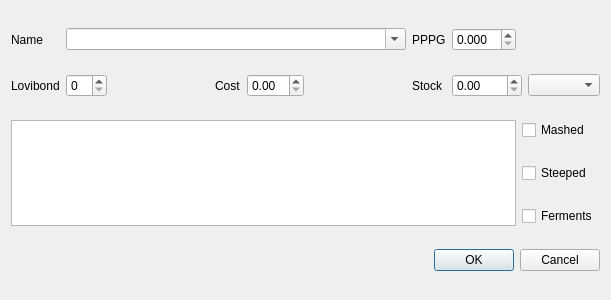
<?xml version="1.0" encoding="UTF-8"?>
<ui version="4.0">
 <class>NewFermentable</class>
 <widget class="QDialog" name="NewFermentable">
  <property name="geometry">
   <rect>
    <x>0</x>
    <y>0</y>
    <width>611</width>
    <height>300</height>
   </rect>
  </property>
  <property name="windowTitle">
   <string>Add/Edit Fermentable</string>
  </property>
  <property name="windowIcon">
   <iconset resource="SB_Images.qrc">
    <normaloff>:/menu/sb2</normaloff>:/menu/sb2</iconset>
  </property>
  <layout class="QGridLayout" name="gridLayout">
   <item row="0" column="0">
    <widget class="QLabel" name="nameLabel">
     <property name="text">
      <string>Name</string>
     </property>
    </widget>
   </item>
   <item row="1" column="2">
    <spacer name="horizontalSpacer_2">
     <property name="orientation">
      <enum>Qt::Horizontal</enum>
     </property>
     <property name="sizeHint" stdset="0">
      <size>
       <width>40</width>
       <height>20</height>
      </size>
     </property>
    </spacer>
   </item>
   <item row="4" column="8" colspan="2">
    <widget class="QCheckBox" name="fermentsCheck">
     <property name="text">
      <string>Ferments</string>
     </property>
    </widget>
   </item>
   <item row="2" column="8" colspan="2">
    <widget class="QCheckBox" name="mashedCheck">
     <property name="text">
      <string>Mashed</string>
     </property>
    </widget>
   </item>
   <item row="1" column="0">
    <widget class="QLabel" name="lovLabel">
     <property name="text">
      <string>Lovibond</string>
     </property>
    </widget>
   </item>
   <item row="5" column="5" colspan="5">
    <widget class="QDialogButtonBox" name="buttonBox">
     <property name="orientation">
      <enum>Qt::Horizontal</enum>
     </property>
     <property name="standardButtons">
      <set>QDialogButtonBox::Cancel|QDialogButtonBox::Ok</set>
     </property>
    </widget>
   </item>
   <item row="1" column="3">
    <widget class="QLabel" name="costLabel">
     <property name="text">
      <string>Cost</string>
     </property>
    </widget>
   </item>
   <item row="2" column="0" rowspan="3" colspan="8">
    <widget class="QPlainTextEdit" name="descriptionText"/>
   </item>
   <item row="3" column="8" colspan="2">
    <widget class="QCheckBox" name="steepedCheck">
     <property name="text">
      <string>Steeped</string>
     </property>
    </widget>
   </item>
   <item row="1" column="4">
    <widget class="QDoubleSpinBox" name="costSpin"/>
   </item>
   <item row="1" column="9">
    <widget class="QComboBox" name="stockUnits"/>
   </item>
   <item row="1" column="5">
    <spacer name="horizontalSpacer">
     <property name="orientation">
      <enum>Qt::Horizontal</enum>
     </property>
     <property name="sizeHint" stdset="0">
      <size>
       <width>40</width>
       <height>20</height>
      </size>
     </property>
    </spacer>
   </item>
   <item row="1" column="6">
    <widget class="QLabel" name="stockLabel">
     <property name="text">
      <string>Stock</string>
     </property>
    </widget>
   </item>
   <item row="1" column="7" colspan="2">
    <widget class="QDoubleSpinBox" name="stockSpin"/>
   </item>
   <item row="1" column="1">
    <widget class="QSpinBox" name="lovSpin"/>
   </item>
   <item row="0" column="7">
    <widget class="QDoubleSpinBox" name="yieldSpin">
     <property name="decimals">
      <number>3</number>
     </property>
    </widget>
   </item>
   <item row="0" column="6">
    <widget class="QLabel" name="yieldLabel">
     <property name="text">
      <string>PPPG</string>
     </property>
    </widget>
   </item>
   <item row="0" column="1" colspan="5">
    <widget class="QComboBox" name="nameEdit">
     <property name="editable">
      <bool>true</bool>
     </property>
    </widget>
   </item>
  </layout>
 </widget>
 <resources>
  <include location="SB_Images.qrc"/>
 </resources>
 <connections>
  <connection>
   <sender>buttonBox</sender>
   <signal>accepted()</signal>
   <receiver>NewFermentable</receiver>
   <slot>accept()</slot>
   <hints>
    <hint type="sourcelabel">
     <x>561</x>
     <y>254</y>
    </hint>
    <hint type="destinationlabel">
     <x>157</x>
     <y>274</y>
    </hint>
   </hints>
  </connection>
  <connection>
   <sender>buttonBox</sender>
   <signal>rejected()</signal>
   <receiver>NewFermentable</receiver>
   <slot>reject()</slot>
   <hints>
    <hint type="sourcelabel">
     <x>601</x>
     <y>260</y>
    </hint>
    <hint type="destinationlabel">
     <x>286</x>
     <y>274</y>
    </hint>
   </hints>
  </connection>
 </connections>
</ui>
